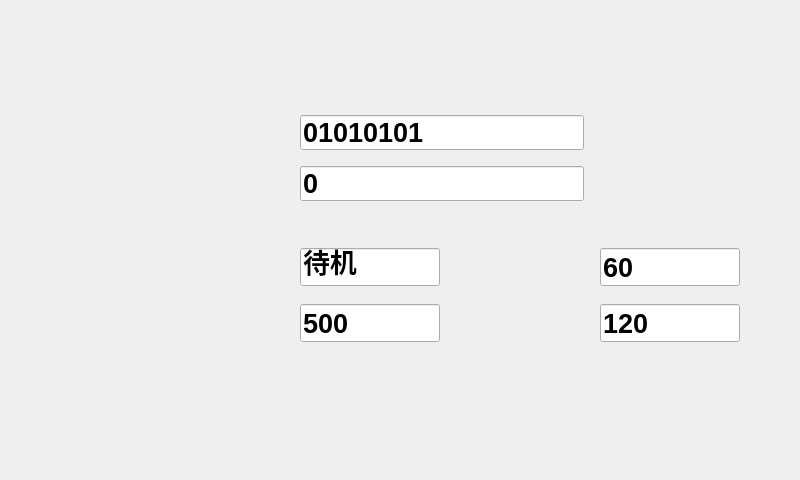
<?xml version="1.0" encoding="UTF-8"?>
<ui version="4.0">
 <class>Equipment_information</class>
 <widget class="QWidget" name="Equipment_information">
  <property name="geometry">
   <rect>
    <x>0</x>
    <y>0</y>
    <width>800</width>
    <height>480</height>
   </rect>
  </property>
  <property name="windowTitle">
   <string>Form</string>
  </property>
  <widget class="QLabel" name="label">
   <property name="geometry">
    <rect>
     <x>0</x>
     <y>0</y>
     <width>800</width>
     <height>480</height>
    </rect>
   </property>
   <property name="autoFillBackground">
    <bool>false</bool>
   </property>
   <property name="styleSheet">
    <string notr="true">border-image:url(:/img/images/31.png)</string>
   </property>
   <property name="text">
    <string/>
   </property>
  </widget>
  <widget class="QPushButton" name="change_equ_but">
   <property name="geometry">
    <rect>
     <x>30</x>
     <y>190</y>
     <width>98</width>
     <height>81</height>
    </rect>
   </property>
   <property name="focusPolicy">
    <enum>Qt::NoFocus</enum>
   </property>
   <property name="styleSheet">
    <string notr="true">background: transparent;</string>
   </property>
   <property name="text">
    <string/>
   </property>
   <property name="flat">
    <bool>true</bool>
   </property>
  </widget>
  <widget class="QPushButton" name="change_batinf_but">
   <property name="geometry">
    <rect>
     <x>30</x>
     <y>270</y>
     <width>98</width>
     <height>81</height>
    </rect>
   </property>
   <property name="focusPolicy">
    <enum>Qt::NoFocus</enum>
   </property>
   <property name="styleSheet">
    <string notr="true">background: transparent;</string>
   </property>
   <property name="text">
    <string/>
   </property>
   <property name="flat">
    <bool>true</bool>
   </property>
  </widget>
  <widget class="QPushButton" name="change_moni_but">
   <property name="geometry">
    <rect>
     <x>28</x>
     <y>98</y>
     <width>98</width>
     <height>81</height>
    </rect>
   </property>
   <property name="focusPolicy">
    <enum>Qt::NoFocus</enum>
   </property>
   <property name="styleSheet">
    <string notr="true">background: transparent;</string>
   </property>
   <property name="text">
    <string/>
   </property>
   <property name="flat">
    <bool>true</bool>
   </property>
  </widget>
  <widget class="QPushButton" name="change_billinf_but">
   <property name="geometry">
    <rect>
     <x>30</x>
     <y>360</y>
     <width>98</width>
     <height>81</height>
    </rect>
   </property>
   <property name="focusPolicy">
    <enum>Qt::NoFocus</enum>
   </property>
   <property name="styleSheet">
    <string notr="true">background: transparent;</string>
   </property>
   <property name="text">
    <string/>
   </property>
   <property name="flat">
    <bool>true</bool>
   </property>
  </widget>
  <widget class="QLineEdit" name="charger_sn">
   <property name="geometry">
    <rect>
     <x>300</x>
     <y>115</y>
     <width>284</width>
     <height>35</height>
    </rect>
   </property>
   <property name="font">
    <font>
     <pointsize>20</pointsize>
     <weight>75</weight>
     <bold>true</bold>
    </font>
   </property>
   <property name="cursor">
    <cursorShape>ArrowCursor</cursorShape>
   </property>
   <property name="mouseTracking">
    <bool>false</bool>
   </property>
   <property name="focusPolicy">
    <enum>Qt::NoFocus</enum>
   </property>
   <property name="text">
    <string>01010101</string>
   </property>
  </widget>
  <widget class="QLineEdit" name="charger_interface_ID">
   <property name="geometry">
    <rect>
     <x>300</x>
     <y>166</y>
     <width>284</width>
     <height>35</height>
    </rect>
   </property>
   <property name="font">
    <font>
     <pointsize>20</pointsize>
     <weight>75</weight>
     <bold>true</bold>
    </font>
   </property>
   <property name="cursor">
    <cursorShape>ArrowCursor</cursorShape>
   </property>
   <property name="mouseTracking">
    <bool>false</bool>
   </property>
   <property name="focusPolicy">
    <enum>Qt::NoFocus</enum>
   </property>
   <property name="text">
    <string>0</string>
   </property>
  </widget>
  <widget class="QLineEdit" name="charger_status">
   <property name="geometry">
    <rect>
     <x>300</x>
     <y>248</y>
     <width>140</width>
     <height>38</height>
    </rect>
   </property>
   <property name="font">
    <font>
     <pointsize>20</pointsize>
     <weight>75</weight>
     <bold>true</bold>
    </font>
   </property>
   <property name="cursor">
    <cursorShape>ArrowCursor</cursorShape>
   </property>
   <property name="mouseTracking">
    <bool>false</bool>
   </property>
   <property name="focusPolicy">
    <enum>Qt::NoFocus</enum>
   </property>
   <property name="text">
    <string>待机</string>
   </property>
  </widget>
  <widget class="QLineEdit" name="charge_power">
   <property name="geometry">
    <rect>
     <x>600</x>
     <y>248</y>
     <width>140</width>
     <height>38</height>
    </rect>
   </property>
   <property name="font">
    <font>
     <pointsize>20</pointsize>
     <weight>75</weight>
     <bold>true</bold>
    </font>
   </property>
   <property name="cursor">
    <cursorShape>ArrowCursor</cursorShape>
   </property>
   <property name="mouseTracking">
    <bool>false</bool>
   </property>
   <property name="focusPolicy">
    <enum>Qt::NoFocus</enum>
   </property>
   <property name="text">
    <string>60</string>
   </property>
  </widget>
  <widget class="QLineEdit" name="charge_current">
   <property name="geometry">
    <rect>
     <x>600</x>
     <y>304</y>
     <width>140</width>
     <height>38</height>
    </rect>
   </property>
   <property name="font">
    <font>
     <pointsize>20</pointsize>
     <weight>75</weight>
     <bold>true</bold>
    </font>
   </property>
   <property name="cursor">
    <cursorShape>ArrowCursor</cursorShape>
   </property>
   <property name="mouseTracking">
    <bool>false</bool>
   </property>
   <property name="focusPolicy">
    <enum>Qt::NoFocus</enum>
   </property>
   <property name="text">
    <string>120</string>
   </property>
  </widget>
  <widget class="QLineEdit" name="charge_vol">
   <property name="geometry">
    <rect>
     <x>300</x>
     <y>304</y>
     <width>140</width>
     <height>38</height>
    </rect>
   </property>
   <property name="font">
    <font>
     <pointsize>20</pointsize>
     <weight>75</weight>
     <bold>true</bold>
    </font>
   </property>
   <property name="cursor">
    <cursorShape>ArrowCursor</cursorShape>
   </property>
   <property name="mouseTracking">
    <bool>false</bool>
   </property>
   <property name="focusPolicy">
    <enum>Qt::NoFocus</enum>
   </property>
   <property name="text">
    <string>500</string>
   </property>
  </widget>
 </widget>
 <resources/>
 <connections/>
</ui>
